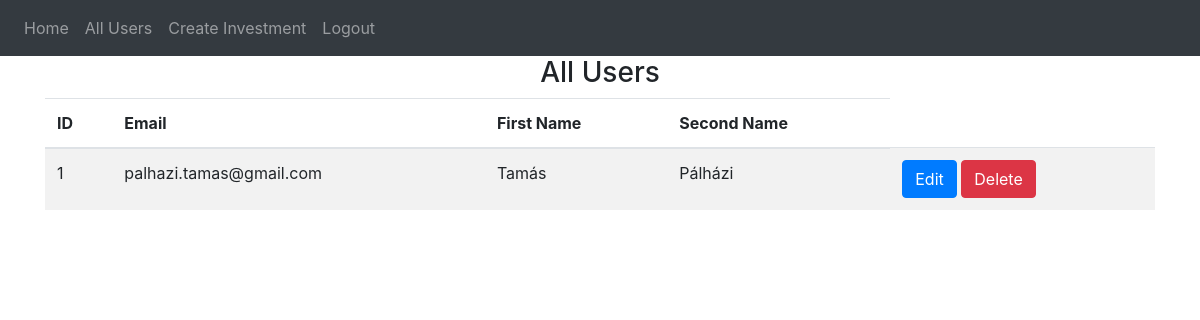
The app's page /all-users (signed in) with its own data.
### website/models.py (models this page shows)
class User(db.Model, UserMixin):
    id = db.Column(db.Integer, primary_key=True)
    email = db.Column(db.String(150), unique=True)
    password = db.Column(db.String(150))
    first_name = db.Column(db.String(150))
    second_name = db.Column(db.String(150))
    notes = db.relationship('Note')

### website/views.py (the view)
@views.route('/all-users', methods=['GET'])
@login_required
def all_users():
    users = User.query.all()
    return render_template("all_users.html", users=users, user=current_user)

### website/__init__.py (called while the page is built)
def create_app():
    app = Flask(__name__)
    app.config['SECRET_KEY'] = 'hjshjhdjah kjshkjdhjs'
    app.config['SQLALCHEMY_DATABASE_URI'] = f'sqlite:///{DB_NAME}'
    db.init_app(app)
    from .views import views
    from .auth import auth
    app.register_blueprint(views, url_prefix='/')
    app.register_blueprint(auth, url_prefix='/')
    from .models import User, Note
    with app.app_context():
        db.create_all()
    login_manager = LoginManager()
    login_manager.login_view = 'auth.login'
    login_manager.init_app(app)
    @login_manager.user_loader
    def load_user(id):
        return User.query.get(int(id))
    return app

### website/templates/all_users.html (shortened to what this page needs)
{% extends "base.html" %}
{% block content %}
    <h3 align="center">All Users</h3>
    <table class="table table-striped">
        <thead>
            <tr>
                <th scope="col">ID</th>
                <th scope="col">Email</th>
                <th scope="col">First Name</th>
                <th scope="col">Second Name</th>
            </tr>
        </thead>
        <tbody>
            {% for user in users %}
                <tr>
                    <td>{{ user.id }}</td>
                    <td>{{ user.email }}</td>
                    <td>{{ user.first_name }}</td>
                    <td>{{ user.second_name }}</td>
                    <td>
                        <a href="{{ url_for('views.edit_user', user_id=user.id) }}" class="btn btn-primary">Edit</a>
                        <a href="{{ url_for('views.delete_user', user_id=user.id) }}" class="btn btn-danger">Delete</a>
                      </td>
                </tr>
            {% endfor %}
        </tbody>
    </table>
{% endblock %}

### website/templates/base.html (shortened to what this page needs)
<!DOCTYPE html>
<html>
  <head>
    <link
      rel="stylesheet"
      href="https://stackpath.bootstrapcdn.com/bootstrap/4.4.1/css/bootstrap.min.css"
    />
    <link
      rel="stylesheet"
      href="https://stackpath.bootstrapcdn.com/font-awesome/4.7.0/css/font-awesome.min.css"
    />
  </head>
  <body>
    <nav class="navbar navbar-expand-lg navbar-dark bg-dark">
      <div class="collapse navbar-collapse" id="navbar">
        <div class="navbar-nav">
          {% if user.is_authenticated %}
          <a class="nav-item nav-link" id="home" href="/">Home</a>
          <a class="nav-item nav-link" id="allUsers" href="{{ url_for('views.all_users') }}">All Users</a>
          <a class="nav-item nav-link" id="createInvestment" href="{{ url_for('views.create_investment') }}">Create Investment</a>
          <a class="nav-item nav-link" id="logout" href="/logout">Logout</a>
          {% else %}
          <a class="nav-item nav-link" id="login" href="/login">Login</a>
          <a class="nav-item nav-link" id="signUp" href="/sign-up">Sign Up</a>
          {% endif %}
        </div>
      </div>
    </nav>
    <div class="container">{% block content %} {% endblock %}</div>
  </body>
</html>

### records on screen
User: id "1", email "palhazi.tamas@gmail.com", first_name "Tamás", second_name "Pálházi"
